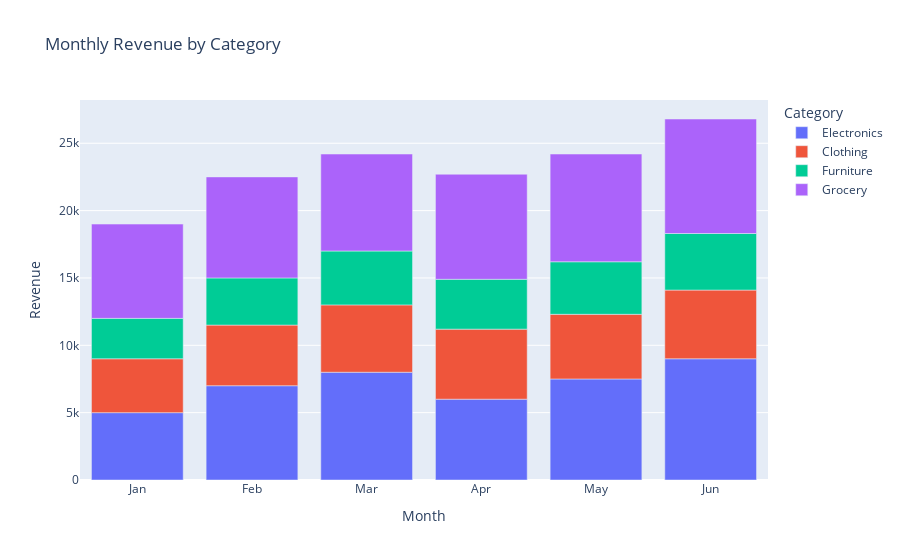

Here is the notebook cell this chart was saved with:
### Code cell
import plotly_express as px

fig = px.bar(df_long, 
             x="Month", 
             y="Revenue",
             color="Category", 
             title="Monthly Revenue by Category",)

fig.show()

### Figure 1 — Plotly figure (JSON) as saved in the notebook; plotly's stock layout.template omitted (floating-point values rounded to 4 significant figures)
{"data": [{"hovertemplate": "Category=Electronics<br>Month=%{x}<br>Revenue=%{y}<extra></extra>", "legendgroup": "Electronics", "marker": {"color": "#636efa", "pattern": {"shape": ""}}, "name": "Electronics", "orientation": "v", "showlegend": true, "textposition": "auto", "type": "bar", "x": ["Jan", "Feb", "Mar", "Apr", "May", "Jun"], "xaxis": "x", "y": [5000, 7000, 8000, 6000, 7500, 9000], "yaxis": "y"}, {"hovertemplate": "Category=Clothing<br>Month=%{x}<br>Revenue=%{y}<extra></extra>", "legendgroup": "Clothing", "marker": {"color": "#EF553B", "pattern": {"shape": ""}}, "name": "Clothing", "orientation": "v", "showlegend": true, "textposition": "auto", "type": "bar", "x": ["Jan", "Feb", "Mar", "Apr", "May", "Jun"], "xaxis": "x", "y": [4000, 4500, 5000, 5200, 4800, 5100], "yaxis": "y"}, {"hovertemplate": "Category=Furniture<br>Month=%{x}<br>Revenue=%{y}<extra></extra>", "legendgroup": "Furniture", "marker": {"color": "#00cc96", "pattern": {"shape": ""}}, "name": "Furniture", "orientation": "v", "showlegend": true, "textposition": "auto", "type": "bar", "x": ["Jan", "Feb", "Mar", "Apr", "May", "Jun"], "xaxis": "x", "y": [3000, 3500, 4000, 3700, 3900, 4200], "yaxis": "y"}, {"hovertemplate": "Category=Grocery<br>Month=%{x}<br>Revenue=%{y}<extra></extra>", "legendgroup": "Grocery", "marker": {"color": "#ab63fa", "pattern": {"shape": ""}}, "name": "Grocery", "orientation": "v", "showlegend": true, "textposition": "auto", "type": "bar", "x": ["Jan", "Feb", "Mar", "Apr", "May", "Jun"], "xaxis": "x", "y": [7000, 7500, 7200, 7800, 8000, 8500], "yaxis": "y"}], "layout": {"barmode": "relative", "legend": {"title": {"text": "Category"}, "tracegroupgap": 0}, "title": {"text": "Monthly Revenue by Category"}, "xaxis": {"anchor": "y", "domain": [0, 1], "title": {"text": "Month"}}, "yaxis": {"anchor": "x", "domain": [0, 1], "title": {"text": "Revenue"}}}}
